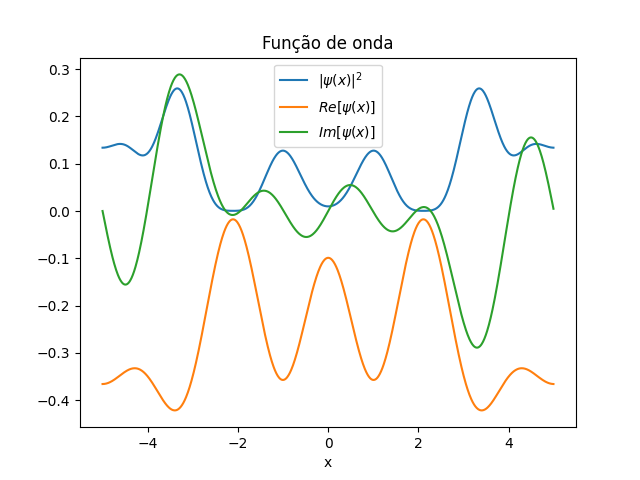

Python code for this plot:
import numpy as np
import matplotlib.pyplot as plt
from numpy import pi
def poco_potencial(V_0, comprimento_pot, a, n):
    profundidade = V_0
    n_ondas_planas = 2*n+1

    vetores_onda = np.zeros(n_ondas_planas) #+- ((n+1)*pi)/a
    hamiltoniano = np.zeros((n_ondas_planas, n_ondas_planas))
    autovalores = np.zeros(n_ondas_planas)

    vetores_onda[0] = 0.0
    for i in range(1, n_ondas_planas, 2):
        vetores_onda[i] = (i + 1) * pi / a
        vetores_onda[i + 1] = -(i + 1) * pi / a

    for j in range(n_ondas_planas):
        for i in range(n_ondas_planas):
            if i == j:
                hamiltoniano[i, j] = vetores_onda[i] ** 2 - profundidade / a * comprimento_pot
            else:
                hamiltoniano[i, j] = -profundidade / a * np.sin((vetores_onda[j] - vetores_onda[i]) * comprimento_pot / 2.0) / (vetores_onda[j] - vetores_onda[i]) * 2.0

    e, hamiltoniano = np.linalg.eighamiltoniano(hamiltoniano)

    print("Autovalores mínimos:", e)

    x = np.arange(-a / 2.0, a / 2.0, 0.01)
    funcao_onda = np.zeros_like(x, dtype=complex)

    for j in range(n_ondas_planas):
        funcao_onda += hamiltoniano[0, j] * np.exp(1j * vetores_onda[j] * x) / np.sqrt(a)

    densidade_prob = np.abs(funcao_onda) ** 2
    parte_real = np.real(funcao_onda)
    parte_imaginaria = np.imag(funcao_onda)

    plt.figure()
    plt.plot(x, densidade_prob, label='$|\\psi(x)|^2$')
    plt.plot(x, parte_real, label='$Re[\\psi(x)]$')
    plt.plot(x, parte_imaginaria, label='$Im[\\psi(x)]$')
    plt.xlabel('x')
    plt.legend()
    plt.title('Função de onda')
    plt.shamiltonianoow()


def main():
    V_0, comprimento_pot = 15, 8
    a, n = 10, 5

    print(f"V_0, comprimento_pot = {V_0} {comprimento_pot}")
    print(f"a, n = {a} {n}")

    poco_potencial(V_0, comprimento_pot, a, int(n))


if __name__ == "__main__":
    main()
